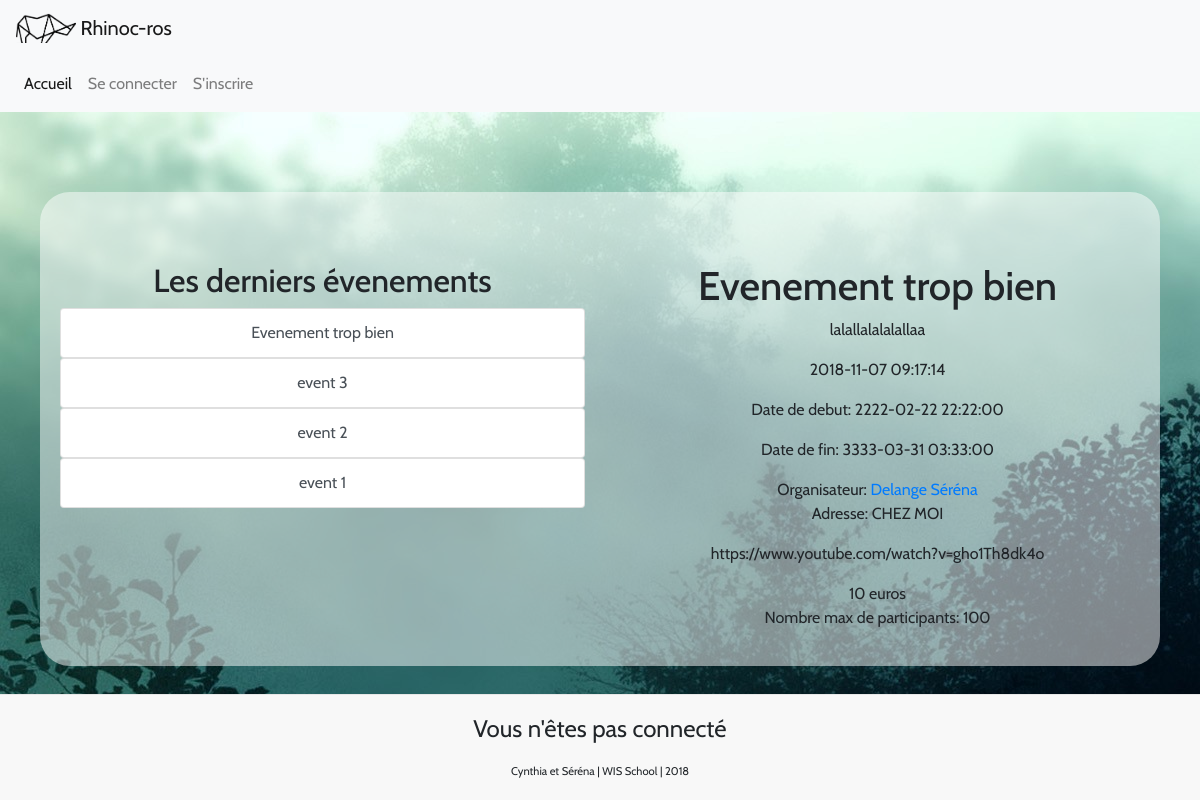
Screenshot of /info.php?id=4 with the database file from the repository.
### tables this page shows
CREATE TABLE IF NOT EXISTS `events` (
  `id` int(11) NOT NULL AUTO_INCREMENT,
  `title` varchar(100) NOT NULL,
  `description` text NOT NULL,
  `date_start` datetime NOT NULL,
  `date_end` datetime NOT NULL,
  `idcreator` int(11) NOT NULL,
  `adress` text NOT NULL,
  `url` varchar(200) DEFAULT NULL,
  `date_created` datetime NOT NULL,
  `price` int(11) NOT NULL,
  `participant_number` int(11) NOT NULL,
  PRIMARY KEY (`id`)
);

CREATE TABLE IF NOT EXISTS `members` (
  `id` int(11) NOT NULL AUTO_INCREMENT,
  `first_name` varchar(100) NOT NULL,
  `last_name` varchar(100) NOT NULL,
  `email` varchar(250) NOT NULL,
  `password` varchar(250) NOT NULL,
  `date_created` datetime NOT NULL,
  PRIMARY KEY (`id`)
);

### php/get_events.php (called while the page is built)
<?php
  $sql="SELECT *
        FROM events
        ORDER BY date_created DESC";
  $stmt = $conn->prepare($sql);
  $stmt->execute();
  $events = $stmt->fetchAll();
?>

### php/get_eventinfo.php (called while the page is built)
<?php
  $id = $_GET['id'];
  $sql = "SELECT *
          FROM events
          WHERE id=:id";
  $stmt = $conn->prepare($sql);
  $stmt->bindValue(":id", $id);
  $stmt->execute();
  $eventinfo = $stmt->fetch();
  ?>

### php/get_user.php (called while the page is built)
<?php
  $getIdCreator = $eventinfo["idcreator"];
  $sql = "SELECT *
          FROM members
          WHERE members.id = :getIdCreator";
  $stmt = $conn->prepare($sql);
  $stmt->bindValue(":getIdCreator",   $getIdCreator);
  $stmt->execute();
  $resultIdCreator = $stmt->fetch();
?>

### info.php (the view, shortened to what this page needs)
<?php
  include ("php/db.php");
?>
<?php include("php/get_events.php");?>
<?php include("php/get_eventinfo.php");?>
<?php include("php/get_user.php");?>
<?php include("layouts/header.php");?>
<main class="fond_blur">
<div class="row">
  <div class="col-sm-12 col-md-6">
    <h2>Les derniers évenements</h2>
    <?php
    foreach ($events as $event) {
      ?>
      <div class="list-group">
          <a  class='list-group-item list-group-item-action' href="info.php?id=<?php echo $event['id'] ?>">
            <?php echo $event['title'] ?>
          </a>
      </div>
    <?php } ?>
  </div>
    <div class="col-sm-12 col-md-6">
    <h1><?php echo $eventinfo["title"] ?></h1>
    <p><?php echo $eventinfo["description"]?></p>
    <p><?php echo $eventinfo["date_created"]?></p>
    <p><?php echo ("Date de debut: ") . $eventinfo["date_start"]?></p>
    <p><?php echo ("Date de fin: ") . $eventinfo["date_end"]?></p>
    <?php echo ("Organisateur: ")?>
      <a href="profil.php?iduser=<?php echo $eventinfo['idcreator'] ?>">
        <?php echo $resultIdCreator["first_name"] . ("&nbsp") . $resultIdCreator["last_name"] ?>
      </a>
    <p><?php echo ("Adresse: ") . $eventinfo["adress"]?></p>
    <p><?php echo $eventinfo["url"]?></p>
    <div><?php echo $eventinfo["price"]?> euros </div>
    <p> <?php echo  ("Nombre max de participants: ") . $eventinfo["participant_number"]?></p>
  </div>
</div>
</main>
<?php include("layouts/footer.php");?>

### css/style.css (style rules this page uses)
html { min-height: 100%; }
body { background-image: url(fond1.jpg); font-family: 'Cabin', sans-serif; display : table; width: 100%; }
.fond_blur { margin-top: 80px; background-color: #FFFFFF80; padding: 20px; border-radius: 30px; text-align: center; margin-left: 40px; margin-right: 40px; }
.row { margin-top: 50px; }

### rows the page displays
events: title "Evenement trop bien", description "lalallalalalallaa", date_created "2018-11-07 09:17:14", date_start "2222-02-22 22:22:00", date_end "3333-03-31 03:33:00", adress "CHEZ MOI", url "https://www.youtube.com/watch?v=gho1Th8dk4o", price "10", participant_number "100"
events: title "event 3"
events: title "event 2"
events: title "event 1"
members: first_name "Delange", last_name "Séréna"
